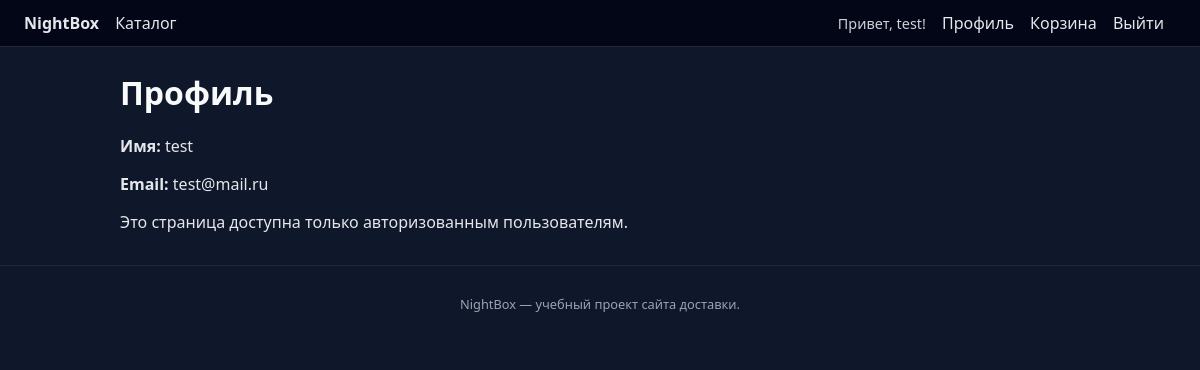
Screenshot of /profile (signed in) with the database file from the repository.
### app.py (models this page shows, shortened)
class User(db.Model):
    __tablename__ = "users"
    id = db.Column(db.Integer, primary_key=True)
    email = db.Column(db.String(120), unique=True, nullable=False)
    name = db.Column(db.String(80), nullable=False)
    password_hash = db.Column(db.String(255), nullable=False)

### app.py (the view)
    def wrapper(*args, **kwargs):
        if g.current_user is None:
            return redirect(url_for("login", next=request.path))
        return view_func(*args, **kwargs)

### app.py (called while the page is built)
@app.before_request
def load_current_user():
    user_id = session.get("user_id")
    if user_id is None:
        g.current_user = None
    else:
        g.current_user = User.query.get(user_id)

def login_required(view_func):
    def wrapper(*args, **kwargs):
        if g.current_user is None:
            return redirect(url_for("login", next=request.path))
        return view_func(*args, **kwargs)
    wrapper.__name__ = view_func.__name__
    return wrapper

@app.route("/profile")
@login_required
def profile():
    return render_template("profile.html", user=g.current_user)

### templates/profile.html
{% extends "base.html" %}
{% block content %}
    <h1>Профиль</h1>
    <p><strong>Имя:</strong> {{ user.name }}</p>
    <p><strong>Email:</strong> {{ user.email }}</p>
    <p>Это страница доступна только авторизованным пользователям.</p>
{% endblock %}

### templates/base.html (shortened to what this page needs)
<!doctype html>
<html lang="ru">
<head>
    <link rel="stylesheet" href="{{ url_for('static', filename='css/style.css') }}">
</head>
<body>
<header class="navbar">
    <div class="navbar-left">
        <a href="{{ url_for('index') }}" class="logo">NightBox</a>
        <a href="{{ url_for('catalog') }}">Каталог</a>
    </div>
    <div class="navbar-right">
        {% if g.current_user %}
            <span class="navbar-user">Привет, {{ g.current_user.name }}!</span>
            <a href="{{ url_for('profile') }}">Профиль</a>
            <a href="{{ url_for('cart') }}">Корзина</a>
            <a href="{{ url_for('logout') }}">Выйти</a>
        {% else %}
            <a href="{{ url_for('login') }}">Войти</a>
            <a href="{{ url_for('register') }}">Регистрация</a>
        {% endif %}
    </div>
</header>
<main class="container">
    {% block content %}{% endblock %}
</main>
<footer class="footer">
    <p>NightBox — учебный проект сайта доставки.</p>
</footer>
</body>
</html>

### static/css/style.css (style rules this page uses)
body { margin: 0; font-family: system-ui, -apple-system, BlinkMacSystemFont, "Segoe UI", sans-serif; background: #0f172a; color: #e5e7eb; }
.navbar { display: flex; justify-content: space-between; align-items: center; padding: 12px 24px; background: #020617; border-bottom: 1px solid #1f2937; }
.navbar a { color: #e5e7eb; text-decoration: none; margin-right: 12px; }
.logo { font-weight: 700; margin-right: 16px; }
.navbar-user { margin-right: 12px; font-size: 0.9rem; opacity: 0.9; }
.container { max-width: 960px; margin: 24px auto; padding: 0 16px; }
h1, h2, h3 { color: #f9fafb; }
.footer { text-align: center; padding: 16px; font-size: 0.8rem; color: #9ca3af; border-top: 1px solid #1f2937; margin-top: 32px; }

### rows the page displays
User: current_user.name "test", name "test", email "test@mail.ru"
